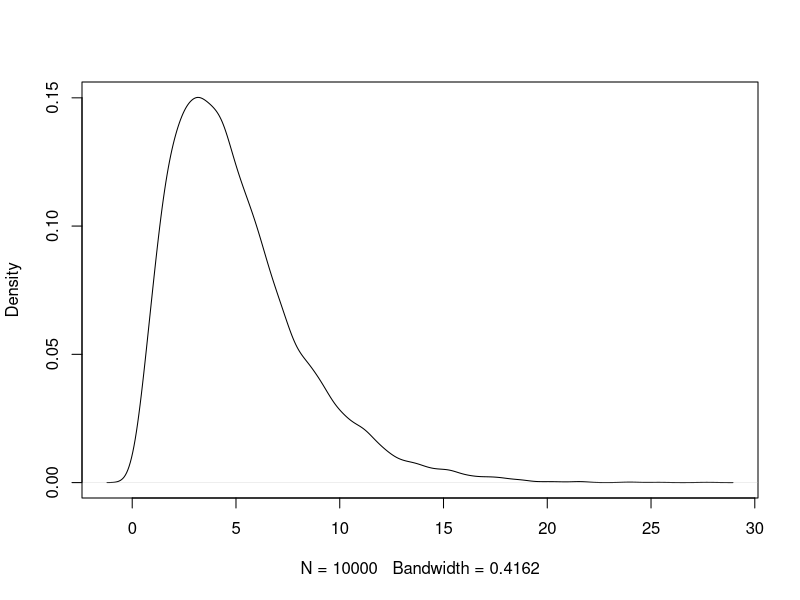

This chart was generated by the following R code:
## ---- chunk 1
plot(density(rchisq(10000,df=5)),main="")
